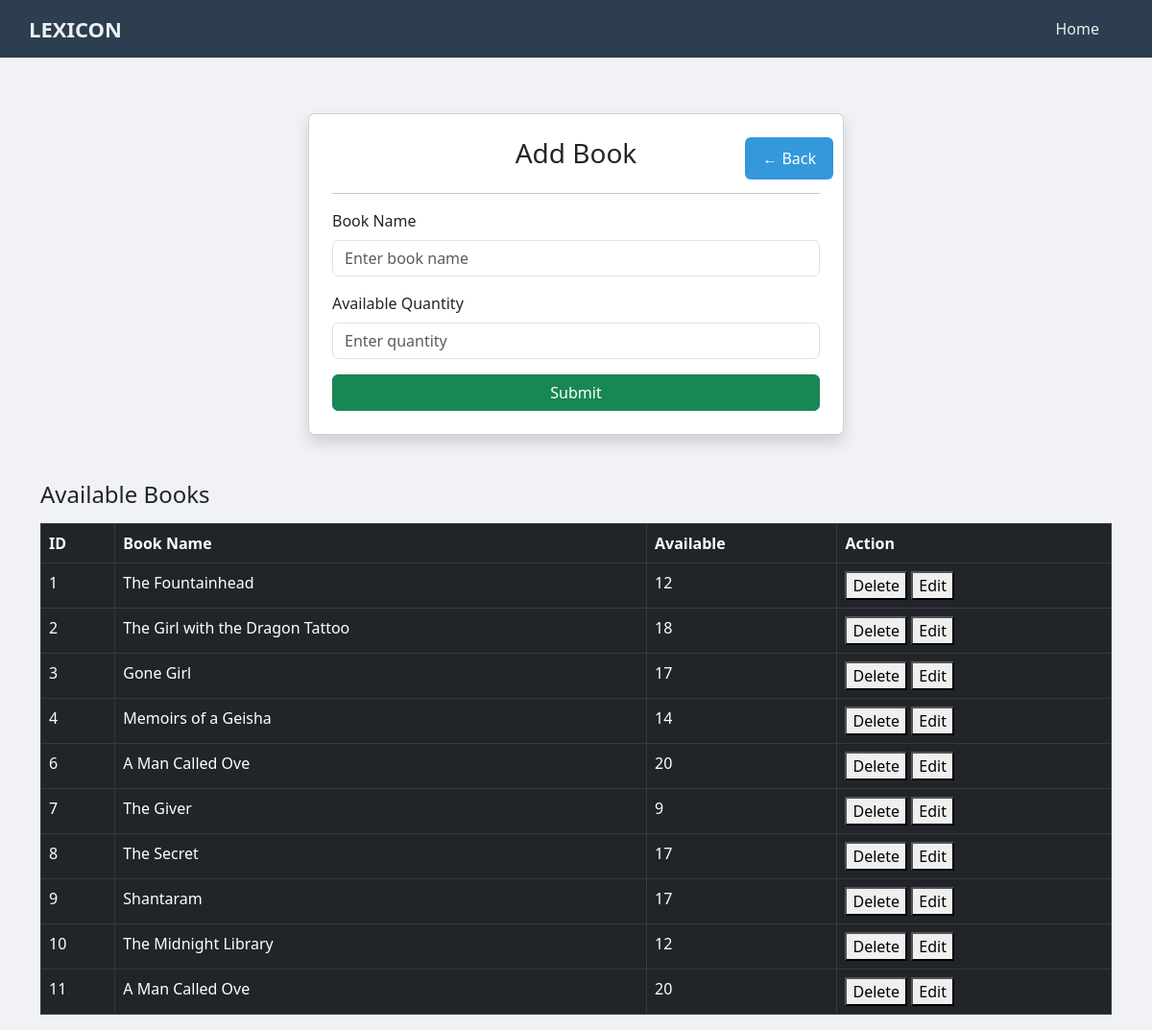
/add_book/ (signed in), run on an earlier commit of the app's database.
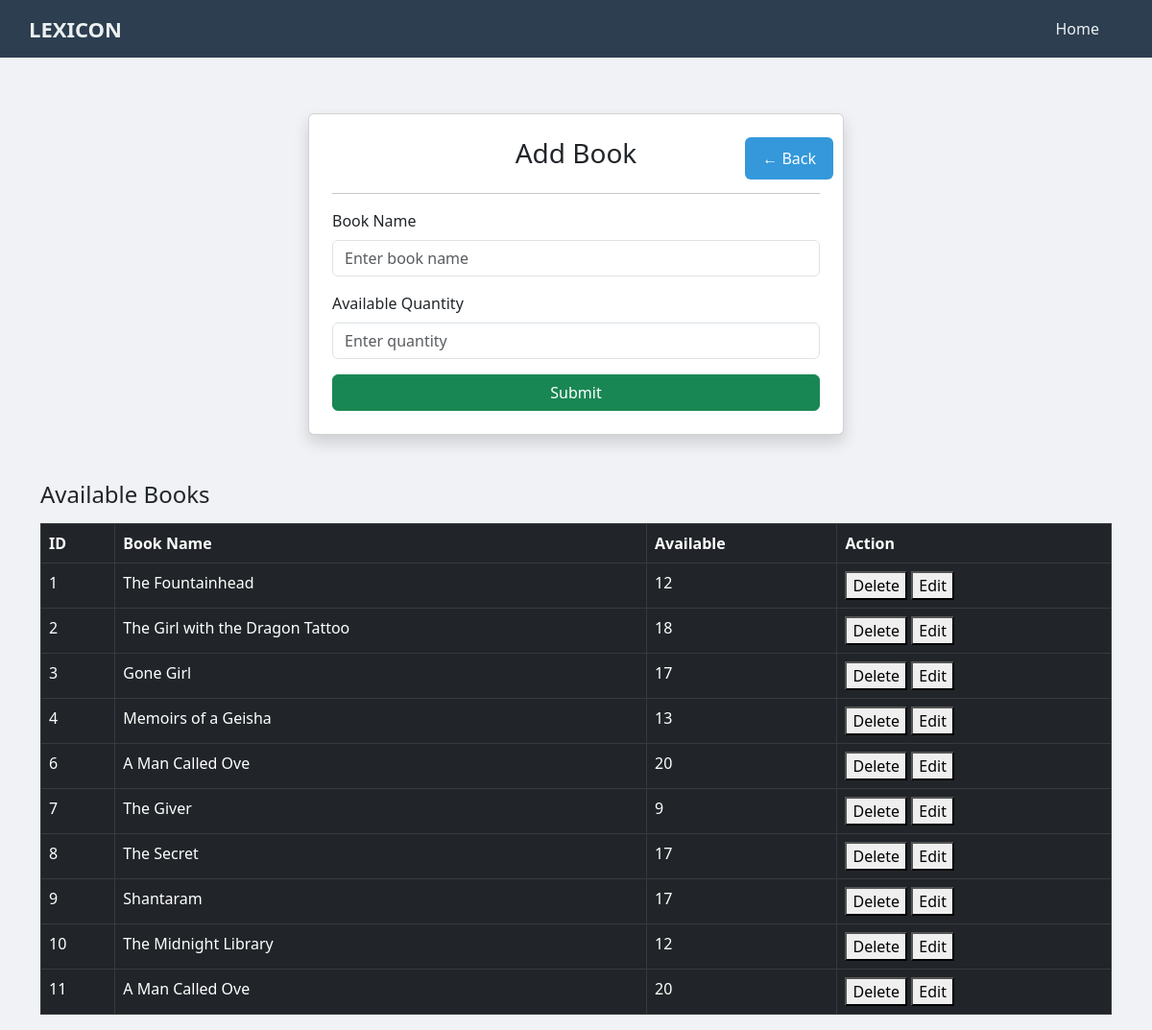
And on a later commit of the database.
### borrow/models.py (models this page shows, shortened)
class book(models.Model):
    id = models.IntegerField(primary_key=True)
    book_name = models.CharField(max_length=40)
    available = models.IntegerField()

### borrow/views.py (the view)
# urls.py: path('add_book/', add_book, name='add_book'),
@login_required(login_url="login")
def add_book(request):
    obj2 = book.objects.all()
    if request.method == "POST":
        book_name = request.POST.get('book_name')
        available = request.POST.get('available')
        book.objects.create(book_name=book_name, available=available)
    return render(request, "add_book.html", {'books': obj2})

### borrow/templates/add_book.html (shortened to what this page needs)
<!DOCTYPE html>
<html lang="en">
<head>
  <link href="https://cdn.jsdelivr.net/npm/bootstrap@5.3.0/dist/css/bootstrap.min.css" rel="stylesheet" />
</head>
<body>
  <div class="navbar">
    <div class="logo">Lexicon</div>
    <div class="nav-links">
      <a href="/">Home</a>
    </div>
  </div>
  <div class="container mt-5">
    <form class="col-md-6 mx-auto card p-4 shadow"
      action="{% if isedit %} {% url 'edit_book' book_obj.id %} {% else %} {% url 'add_book' %} {% endif %}"
      method="POST">
      <a href="javascript:history.back()">
        <button type="button" style="
        background-color:#3498db;
        color:white;
        border:none;
        padding:10px 18px;
        border-radius:6px;
        cursor:pointer;
        position: absolute;
        right: 10px;
        ">
          ← Back
        </button>
      </a>
      <h3 class="text-center">Add Book</h3>
      <hr />
      <div class="mb-3">
        <label class="form-label">Book Name</label>
        <input type="text" name="book_name" value="{{book_obj.book_name}}" class="form-control"
          placeholder="Enter book name" required />
      </div>
      <div class="mb-3">
        <label class="form-label">Available Quantity</label>
        <input type="number" name="available" value="{{book_obj.available}}" class="form-control"
          placeholder="Enter quantity" required />
      </div>
      <button type="submit" class="btn btn-success w-100">Submit</button>
    </form>
    {% if books %}
    <div class="mt-5">
      <h4>Available Books</h4>
      <table class="table table-dark table-bordered mt-3">
        <thead>
          <tr>
            <th>ID</th>
            <th>Book Name</th>
            <th>Available</th>
            <th>Action</th>
          </tr>
        </thead>
        <tbody>
          {% for book in books %}
          <tr>
            <td>{{ book.id }}</td>
            <td>{{ book.book_name }}</td>
            <td>{{ book.available }}</td>
            <td>
              <a href="{% url 'remove_book' book.id %}"><button>Delete</button></a>
              <a href="{% url 'edit_book' book.id %}"><button>Edit</button></a>
            </td>
          </tr>
          {% endfor %}
        </tbody>
      </table>
    </div>
    {% endif %}
  </div>
</body>
</html>

What changed in the data, as far as the page shows it:
changed book "Memoirs of a Geisha": available "14" → "13"
